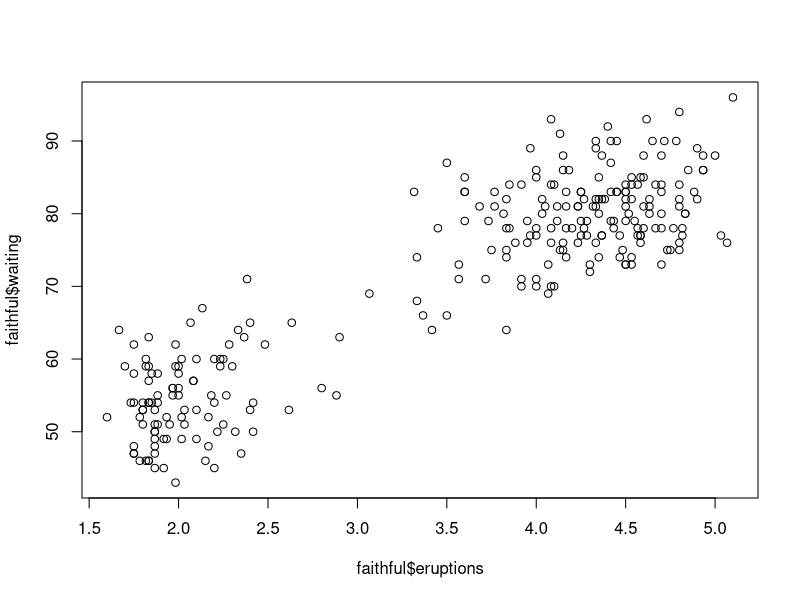
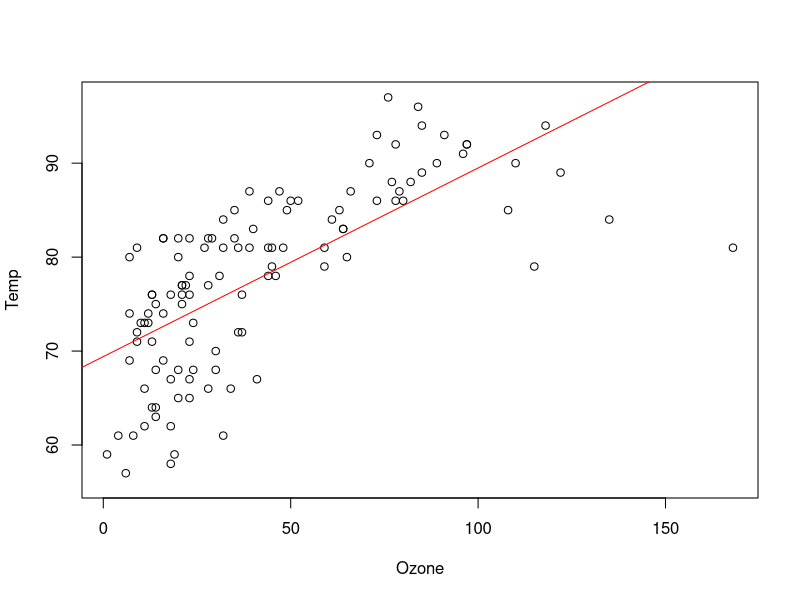
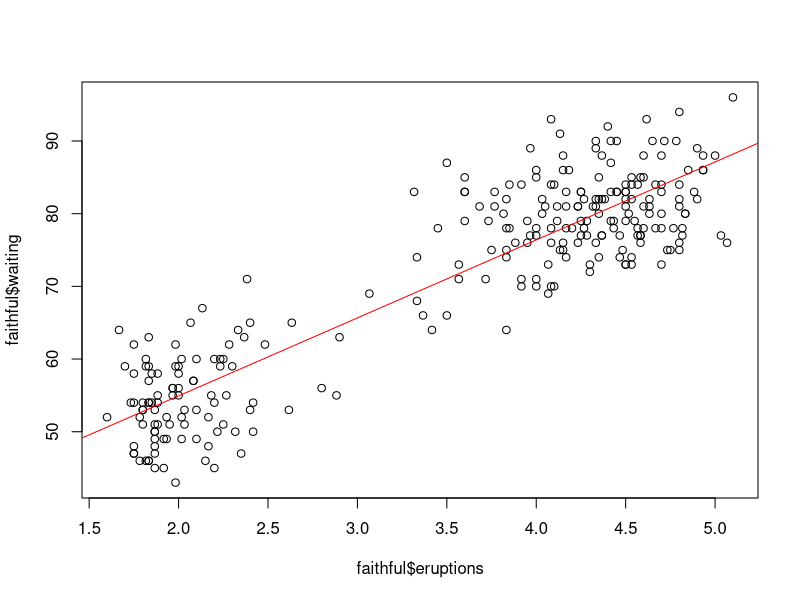

Generate these figures, in order, with R:
##EXERCISE 1
##Try to plot and calculate the correlation coefficients between the waiting time between eruptions and the duration of the 
##eruption for the Old Faithful geyser in Yellowstone National Park. The dataset is built in R named faithful.
data("faithful")
cor(faithful$eruptions,faithful$waiting)
#correlation coefficient: 0.9008

plot(faithful$eruptions, faithful$waiting)



##EXERCISE 2
## 1. Build another linear model with another independent variable, Ozone, and plot it with estimated regression line.
data("airquality")
head(airquality)

mod2=lm(Temp~Ozone, data = airquality)

plot(Temp~Ozone, data=airquality)
abline(lm(Temp~Ozone, data=airquality), col="red")

## 2. Build a linear model to explain if you see longer eruption time if you wait for longer in the faithful dataset.

faithful.lm=lm(waiting~eruptions, data=faithful)
summary(faithful.lm)

plot(faithful$eruptions, faithful$waiting)
abline(lm(waiting~eruptions, data=faithful), col="red")

##Longer wait times are significantly correlated with longer eruption times. Intercept: 33.4744, slope: 10.7296. R-sq: 0.8115 


##EXERCISE 3
## Calculate the residual standard error (RSE) and mean square error (MSE) manually for the model you built 
## last time (Ozone as the independent variable).

res = residuals(faithful.lm)
RSS = sum(res^2)
RSE = sqrt(RSS/summary(faithful.lm)$df[2])

RMSE = RSS/153
#RMSE: 61.72

MSE = RSS/summary(faithful.lm)$df[2]
#MSE: 34.97

anova(faithful.lm) #MSE: 35
